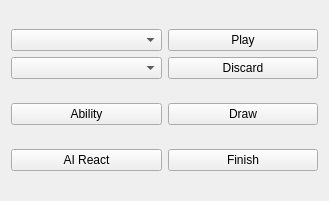
   <widget class="QWidget" name="layoutWidget3">
    <property name="geometry">
     <rect>
      <x>1070</x>
      <y>510</y>
      <width>329</width>
      <height>201</height>
     </rect>
    </property>
    <layout class="QVBoxLayout" name="buttons">
     <item>
      <layout class="QHBoxLayout" name="horizontalLayout_6">
       <item>
        <layout class="QHBoxLayout" name="horizontalLayout_22">
         <item>
          <layout class="QVBoxLayout" name="verticalLayout_9">
           <item>
            <widget class="QComboBox" name="choose_c">
             <property name="currentText">
              <string/>
             </property>
             <property name="placeholderText">
              <string>Choose Card:</string>
             </property>
            </widget>
           </item>
           <item>
            <widget class="QComboBox" name="choose_p">
             <property name="currentText">
              <string/>
             </property>
             <property name="placeholderText">
              <string>Choose Player:</string>
             </property>
            </widget>
           </item>
          </layout>
         </item>
        </layout>
       </item>
       <item>
        <layout class="QVBoxLayout" name="verticalLayout_3">
         <item>
          <widget class="QPushButton" name="play">
           <property name="text">
            <string>Play</string>
           </property>
          </widget>
         </item>
         <item>
          <widget class="QPushButton" name="discard">
           <property name="text">
            <string>Discard</string>
           </property>
          </widget>
         </item>
        </layout>
       </item>
      </layout>
     </item>
     <item>
      <layout class="QHBoxLayout" name="horizontalLayout_7">
       <item>
        <widget class="QPushButton" name="ability">
         <property name="text">
          <string>Ability</string>
         </property>
        </widget>
       </item>
       <item>
        <widget class="QPushButton" name="draw">
         <property name="text">
          <string>Draw</string>
         </property>
        </widget>
       </item>
      </layout>
     </item>
     <item>
      <layout class="QHBoxLayout" name="horizontalLayout_20">
       <item>
        <widget class="QPushButton" name="react">
         <property name="text">
          <string>AI React</string>
         </property>
        </widget>
       </item>
       <item>
        <widget class="QPushButton" name="finish">
         <property name="text">
          <string>Finish</string>
         </property>
        </widget>
       </item>
      </layout>
     </item>
    </layout>
   </widget>
